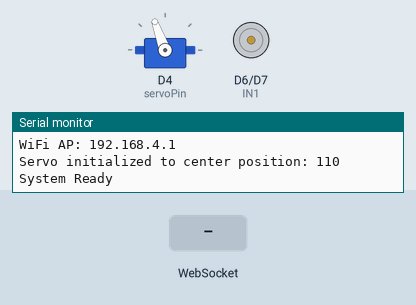
Recording of a sketch running on a simulated ESP8266 (NodeMCU). On the bench: servo, motor-driver pin pairs drawn as motors (green arrow = first pin HIGH = forward, orange = second pin HIGH = backward, longer = more drive, scaled by the enable pin), the last lines printed to the serial monitor. The inputs (shaded band) are chosen by the test bench.

Above: at 1.2 s.
1.3 s: WebSocket text "FORWARD" received
At 1.8 s:
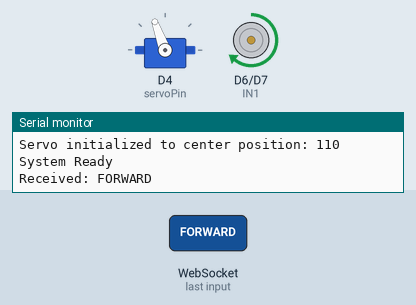
2.8 s: WebSocket text "BACKWARD" received
At 4.0 s:
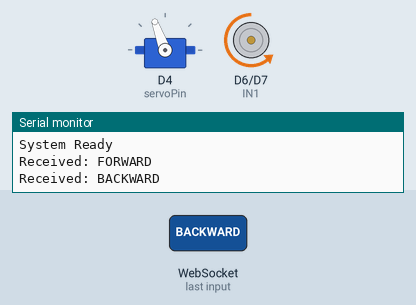
4.3 s: WebSocket text "LEFT" received
At 5.3 s:
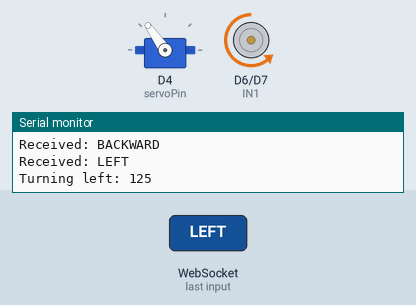
5.8 s: WebSocket text "STOP" received
At 6.5 s:
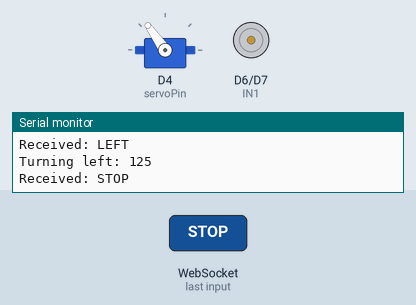
7.3 s: WebSocket text "RIGHT" received
At 7.6 s:
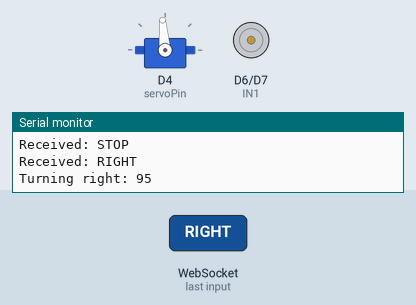
8.8 s: WebSocket text "FORWARD" received
At 10.0 s:
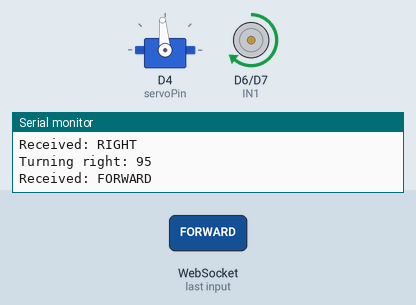
Timing chart, 0 to 11.3 s (numbered marks = the images above; inputs shaded):
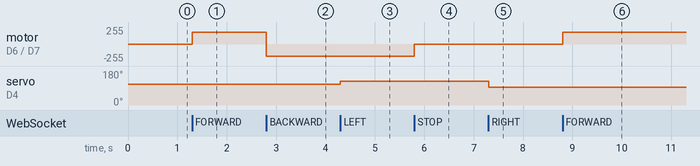

The sketch:

Car_lord.ino
```cpp
#include <ESP8266WiFi.h>
#include <WebSocketsServer.h>
#include <Servo.h>

// WiFi AP Configuration
const char* ssid = "ESP8266_CAR";
const char* password = "12345678";

// WebSocket Server
WebSocketsServer webSocket = WebSocketsServer(81);

// Motor Pins
const int ENA = D5;
const int IN1 = D6;
const int IN2 = D7;

// Steering Servo
Servo servoBanhLai;
const int servoPin = D4;

// Servo Control Variables - Adjusted for limited pulse range
const int centerPosition = 110;  // Center position
const int leftTurnAngle = 125;   // Maximum left angle (limited by pulse)
const int rightTurnAngle = 95;   // Minimum right angle (limited by pulse)
const int tocDo = 180;           // Motor PWM (0-255)

void setup() {
    Serial.begin(115200);

    Serial.println("\n\n=== ESP8266 Car Controller ===");
    Serial.println("User: HiepvHo");
    Serial.println("Last updated: 2025-04-03 08:50:40");

    // Setup WiFi AP
    WiFi.softAP(ssid, password);
    Serial.print("WiFi AP: ");
    Serial.println(WiFi.softAPIP());

    // Initialize motor
    pinMode(ENA, OUTPUT);
    pinMode(IN1, OUTPUT);
    pinMode(IN2, OUTPUT);
    digitalWrite(IN1, LOW);
    digitalWrite(IN2, LOW);
    analogWrite(ENA, tocDo);

    // Initialize servo to center position
    servoBanhLai.attach(servoPin,500,2500);
    servoBanhLai.write(centerPosition);
    Serial.println("Servo initialized to center position: " + String(centerPosition));

    // Start WebSocket Server
    webSocket.begin();
    webSocket.onEvent(webSocketEvent);

    Serial.println("System Ready");
}

void loop() {
    webSocket.loop();
}

// WebSocket Event Handler
void webSocketEvent(uint8_t num, WStype_t type, uint8_t* payload, size_t length) {
    if (type == WStype_TEXT) {
        String data = String((char*)payload);
        Serial.println("Received: " + data);

        if (data == "FORWARD") {
            digitalWrite(IN1, HIGH);
            digitalWrite(IN2, LOW);
        }
        else if (data == "BACKWARD") {
            digitalWrite(IN1, LOW);
            digitalWrite(IN2, HIGH);
        }
        else if (data == "STOP") {
            digitalWrite(IN1, LOW);
            digitalWrite(IN2, LOW);
        }
        else if (data == "LEFT") {
            servoBanhLai.write(leftTurnAngle);
            Serial.println("Turning left: " + String(leftTurnAngle));
        }
        else if (data == "RIGHT") {
            servoBanhLai.write(rightTurnAngle);
            Serial.println("Turning right: " + String(rightTurnAngle));
        }
        else if (data == "CENTER") {
            servoBanhLai.write(centerPosition);
            Serial.println("Centering: " + String(centerPosition));
        }

        webSocket.sendTXT(num, "OK");
    }
}
```

Measured:
- after the input at 1.3 s, motor on D6 (IN1) / D7 (IN2): stopped → forward 180/255 at once
- after the input at 2.8 s, motor on D6 (IN1) / D7 (IN2): forward 180/255 → backward 180/255 at once
- after the input at 4.3 s, servo on D4 (servoPin): 110° → 125° at once
- after the input at 5.8 s, motor on D6 (IN1) / D7 (IN2): backward 180/255 → stopped at once
- after the input at 7.3 s, servo on D4 (servoPin): 125° → 95° at once
- after the input at 8.8 s, motor on D6 (IN1) / D7 (IN2): stopped → forward 180/255 at once
